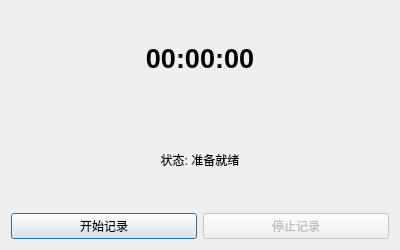
<?xml version="1.0" encoding="UTF-8"?>
<ui version="4.0">
 <class>TrackingRecording</class>
 <widget class="QDialog" name="TrackingRecording">
  <property name="geometry">
   <rect>
    <x>0</x>
    <y>0</y>
    <width>400</width>
    <height>250</height>
   </rect>
  </property>
  <property name="windowTitle">
   <string>数据记录</string>
  </property>
  <layout class="QVBoxLayout" name="verticalLayout">
   <item>
    <widget class="QLabel" name="m_timeLabel">
     <property name="font">
      <font>
       <pointsize>20</pointsize>
       <weight>75</weight>
       <bold>true</bold>
      </font>
     </property>
     <property name="text">
      <string>00:00:00</string>
     </property>
     <property name="alignment">
      <set>Qt::AlignCenter</set>
     </property>
    </widget>
   </item>
   <item>
    <widget class="QLabel" name="m_statusLabel">
     <property name="text">
      <string>状态: 准备就绪</string>
     </property>
     <property name="alignment">
      <set>Qt::AlignCenter</set>
     </property>
    </widget>
   </item>
   <item>
    <layout class="QHBoxLayout" name="horizontalLayout">
     <item>
      <widget class="QPushButton" name="m_startBtn">
       <property name="text">
        <string>开始记录</string>
       </property>
      </widget>
     </item>
     <item>
      <widget class="QPushButton" name="m_stopBtn">
       <property name="enabled">
        <bool>false</bool>
       </property>
       <property name="text">
        <string>停止记录</string>
       </property>
      </widget>
     </item>
    </layout>
   </item>
  </layout>
 </widget>
 <resources/>
 <connections/>
</ui>
